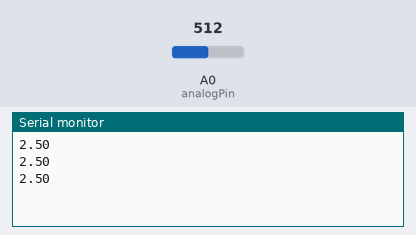
A sketch run on a simulated Arduino Uno, built with avr-gcc and run on an emulated ATmega328P. Parts: the last lines printed to the serial monitor. The test bench sets the inputs (shaded band); at power-on: A0 (analogPin) = 512.

Above: at 1.3 s.
1.4 s: A0 (analogPin) set to 716
At 1.9 s:
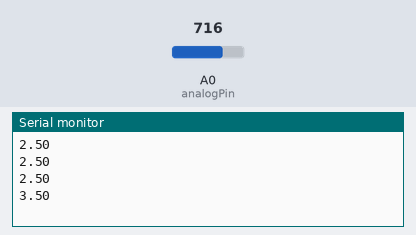
2.9 s: A0 (analogPin) set to 900
At 3.4 s:
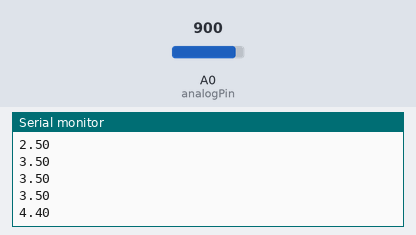
Timing chart, 0 to 5.9 s (numbered marks = the images above; inputs shaded):
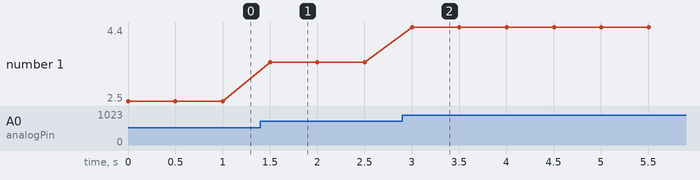

Measured:
- after the input at 1.4 s, the serial monitor: prints a new line after 0.10 s (image 1)
- after the input at 2.9 s, the serial monitor: prints a new line after 0.10 s (image 2)
- plotted number 1: 2.5 → 3.5 after the input at 1.4 s, 3.5 → 4.4 after the input at 2.9 s

The sketch:

reading-anolog-voltage.ino
```cpp
const int analogPin = A0;

void setup() {
  Serial.begin(9600);
}

void loop() {
  const int value = analogRead(analogPin);

  const float voltage = (value * 5.0) / 1023;

  Serial.println(voltage);

  delay(500);
}
```
